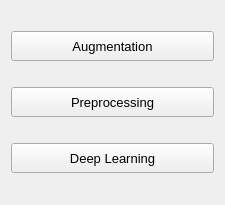
               <widget class="QWidget" name="Classification">
                <property name="geometry">
                 <rect>
                  <x>0</x>
                  <y>0</y>
                  <width>225</width>
                  <height>205</height>
                 </rect>
                </property>
                <property name="font">
                 <font>
                  <family>Segoe UI</family>
                  <pointsize>10</pointsize>
                 </font>
                </property>
                <attribute name="label">
                 <string>Classification</string>
                </attribute>
                <layout class="QVBoxLayout" name="verticalLayout_6">
                 <item>
                  <widget class="QPushButton" name="ac">
                   <property name="minimumSize">
                    <size>
                     <width>0</width>
                     <height>30</height>
                    </size>
                   </property>
                   <property name="font">
                    <font>
                     <family>Segoe UI</family>
                     <pointsize>10</pointsize>
                    </font>
                   </property>
                   <property name="text">
                    <string>Augmentation</string>
                   </property>
                   <property name="iconSize">
                    <size>
                     <width>16</width>
                     <height>16</height>
                    </size>
                   </property>
                  </widget>
                 </item>
                 <item>
                  <widget class="QPushButton" name="pc">
                   <property name="minimumSize">
                    <size>
                     <width>0</width>
                     <height>30</height>
                    </size>
                   </property>
                   <property name="font">
                    <font>
                     <family>Segoe UI</family>
                     <pointsize>10</pointsize>
                    </font>
                   </property>
                   <property name="text">
                    <string>Preprocessing</string>
                   </property>
                  </widget>
                 </item>
                 <item>
                  <widget class="QPushButton" name="mlc">
                   <property name="minimumSize">
                    <size>
                     <width>0</width>
                     <height>30</height>
                    </size>
                   </property>
                   <property name="font">
                    <font>
                     <family>Segoe UI</family>
                     <pointsize>10</pointsize>
                    </font>
                   </property>
                   <property name="text">
                    <string>Deep Learning</string>
                   </property>
                  </widget>
                 </item>
                </layout>
               </widget>
